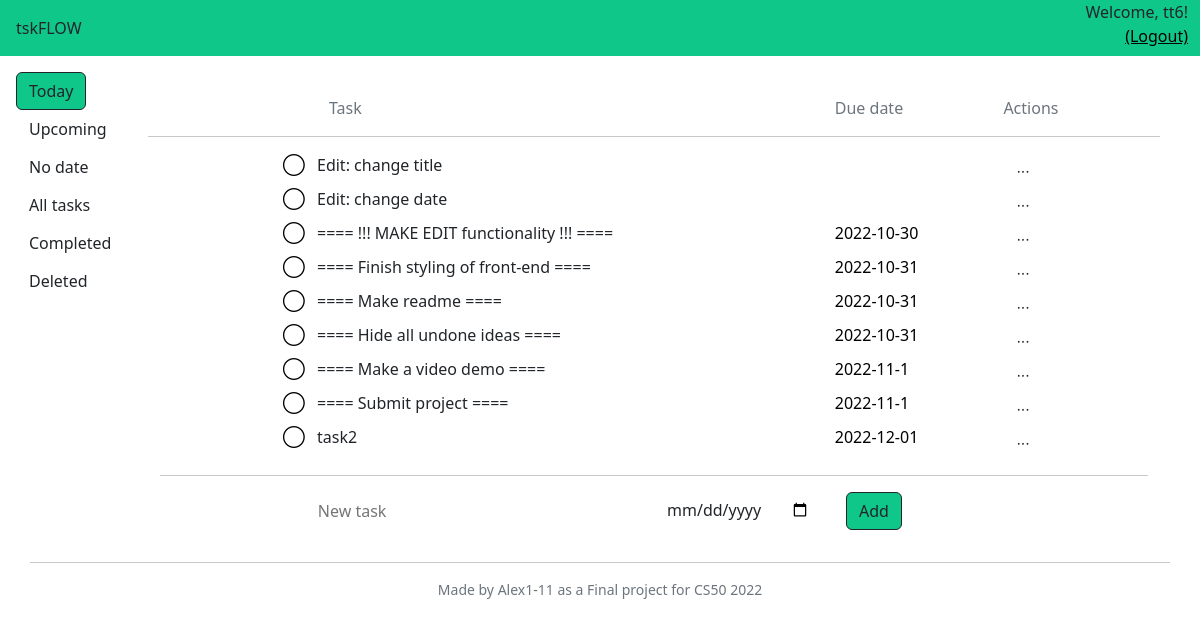
The page / (signed in) on the database its author committed.
### models.py (models this page shows)
class Task(Base):
    __tablename__ = "tasks"
    id = Column(Integer, primary_key=True)
    created = Column(DateTime(), default=func.now())
    user_id = Column(Integer, ForeignKey("users.id"))
    title = Column(String(100), nullable=False)
    status = Column(String, default="active")
    priority = Column(Integer, default=0)
    date = Column(String)
    datetime = Column(String)
    context_id = Column(Integer, ForeignKey("contexts.id"))
    project_id = Column(Integer, ForeignKey("projects.id"))
    note = Column(String)
    parent_id = Column(Integer, ForeignKey("tasks.id"))
    repeat = Column(String)
    tags = relationship(
        "Tag", secondary=task_tags, back_populates="tasks"
    )

### app.py (the view)
@app.route("/", methods=["GET", "POST"])
@login_required
def index():
    if request.method == "POST":
        if request.form.get("task_new"):
            newdate = request.form.get('taskadd_date')
            newdate = None if (newdate == '') else newdate
            print('>>>', newdate)
            newstatus = None
            match request.form.get('view'):
                case 'today':
                    newdate = newdate if (newdate is not None) else date.today()
                case 'upcoming':
                    newdate = newdate if (newdate is not None) else date.today()
                case 'completed':
                    newstatus = 'done'
                case 'deleted':
                    newstatus = 'active_bin'
            with DbSession.begin() as db:
                task_new = Task(
                    title=request.form.get("task_new").strip(),
                    user_id=session["user_id"],
                    date=newdate,
                    status=newstatus,
                )
                db.add(task_new)
                db.flush()
                return render_template("task.html", task=task_new)
        if request.form.get("task_mark"):
            with DbSession.begin() as db:
                task = db.execute(
                    select(Task)
                    .where(Task.id == request.form["task_mark"])
                ).scalars().first()
                if task.status == "done":
                    db.execute(
                        update(Task)
                        .where(Task.id == task.id)
                        .values(status="active")
                    )
                elif task.status == "active":
                    db.execute(
                        update(Task)
                        .where(Task.id == task.id)
                        .values(status="done")
                    )
                return render_template("task.html", task=task)
        if request.form.get("task_delete"):
            with DbSession.begin() as db:
                task = db.execute(
                    select(Task)
                    .where(Task.id == request.form["task_delete"])
                ).scalars().first()
                if task.status.endswith('_bin'):
                    string_status = task.status.replace('_bin', '')
                    db.execute(
                        update(Task)
                        .where(Task.id == task.id)
                        .values(status=string_status)
                        .execution_options(synchronize_session='fetch')
                    )
                elif not(task.status.endswith('_bin')):
                    db.execute(
                        update(Task)
                        .where(Task.id == request.form["task_delete"])
                        .values(status=Task.status + "_bin")
                        .execution_options(synchronize_session='fetch')
                    )
                else:
                    return None
                db.flush()
                task = db.execute(
                    select(Task)
                    .where(Task.id == request.form["task_delete"])
                ).scalars().first()
                return render_template("task.html", task=task)
        if request.form.get("bin_empty"):
            with DbSession.begin() as db:
                db.execute(
                    delete(Task)
                    .where(
                        Task.user_id == session["user_id"],
                        Task.status.endswith('_bin', autoescape=True)
                    )
                    .execution_options(synchronize_session=False)
                )
            return redirect("/")
        return None
    else:
        with DbSession.begin() as db:
            today = date.today()
            view = "today"
            tasks = db.execute(
                select(Task)
                .where(
                    Task.user_id == session["user_id"],
                    Task.date <= today,
                    Task.status == 'active'
                )
                .order_by(Task.date)
            ).scalars().all()
            if tasks:
                return render_template("index.html", tasks=tasks, view=view)
            else:
                return render_template("index.html", view=view)

### app.py (called while the page is built)
@app.after_request
def after_request(response):
    response.headers["Cache-Control"] = "no-cache, no-store, must-revalidate"
    response.headers["Expires"] = 0
    response.headers["Pragma"] = "no-cache"
    return response

def login_required(f):
    @wraps(f)
    def decorated_function(*args, **kwargs):
        if session.get("user_id") is None:
            return redirect("/login")
        return f(*args, **kwargs)
    return decorated_function

### templates/index.html (shortened to what this page needs)
{% extends "layout.html" %}
{% block main %}
    <div class="container-fluid">
        <div id="tasklist">
            {% include "tasklist.html" %}
        </div>
        <div id="task_add_new" class="container-fluid container-sm">
            <form class="{{ view }}" id="form_task_add_new">
                <hr>
                <div class="row row-cols-2 justify-content-sm-center" style="border:1px;">
                    <div class="col-12 col-sm-4">
                        <input class="form-control-plaintext" autocomplete="off" id="task_new" name="task_new" placeholder="New task" type="text" required>
                    </div>
                    <div class="col-6 col-sm-auto">
                        <input class="form-control" style="border:0px;" autocomplete="off" id="taskadd_date" name="taskadd_date" placeholder="date" type="date" value="">
                    </div>
                    <div class="col-1 col-sm-2">
                        <button type="submit" class="btn active">Add</button>
                    </div>
                </div>
            </form>
        </div>
    </div>
{% endblock %}

### templates/layout.html (shortened to what this page needs)
<!DOCTYPE html>
<html lang="en">
    <head>
        <link href="https://cdn.jsdelivr.net/npm/bootstrap@5.2.2/dist/css/bootstrap.min.css" rel="stylesheet">
        <link href="/static/styles.css" rel="stylesheet">
    </head>
    <body>
        <div class="container-fluid g-0">
        <nav class="container-fluid bg-my">
            <div class="row row-cols-2 justify-content-between">
                <div class="col-auto m-2 p-2">
                    <a class="navbar-brand" href="/">tskFLOW</a>
                </div>
                <div class="col-auto">
                    <ul class="nav text-end">
                        {% if session["user_id"] %}
                            <li class="nav-item">
                                <span>Welcome, {{session["user_name"]}}!</span>
                                <br>
                                <a href="/logout">(Logout)</a>
                            </li>
                        {% endif %}
                    </ul>
                </div>
            </div>
        </nav>
        <div class="d-flex align-items-start p-3">
            <ul class="nav flex-column" id="viewlist">
                <li class="nav-item">
                    <button class="btn active" type="button" name="view" value="today">Today</a>
                </li>
                <li class="nav-item">
                    <button class="btn" type="button" name="view" value="upcoming">Upcoming</a>
                </li>
                <li class="nav-item">
                    <button class="btn" type="button" name="view" value="nodate">No date</a>
                </li>
                <li class="nav-item">
                    <button class="btn" type="button" name="view" value="all">All tasks</a>
                </li>
                <li class="nav-item">
                    <button class="btn" type="button" name="view" value="completed">Completed</a>
                </li>
                <li class="nav-item">
                    <button class="btn" type="button" name="view" value="deleted">Deleted</a>
                </li>
            </ul>
            <div class="container" id="tasks">
                {% block main %}{% endblock %}
            </div>
        </div>
        <footer class="footer mt-100 ">
            <div class="container mt-20 py-3 mx-auto">
                <div class="row">
                    <hr class="muted">
                    <span class='small text-center text-muted'>Made by <a class="text-decoration-none text-muted" href="https://github.com/alex1-11">Alex1-11</a> as a Final project for CS50 2022</span>
                </div>
            </div>
        </footer>
        </div>
    </body>
</html>

### templates/tasklist.html (shortened to what this page needs)
<div class="tab-content">
    <div class="container-fluid container-sm">
        <div class="row row-cols-4 justify-content-between justify-content-sm-center text-start text-muted">
            <div class="col-sm-1"></div>
            <div class="col-12 col-sm-10 col-md-6">Task</div>
            <div class="col-8 col-sm-2">Due date</div>
            <div class="col-1">Actions</div>
        </div>
    </div>
    <hr>
    {% for task in tasks %}
        {% include "task.html" %}
    {% endfor %}
</div>

### templates/task.html (shortened to what this page needs)
<div class="task_div task_{{ task.status }} container-fluid container-sm text-start" id="task_id_{{ task.id }}">
    <form class="row row-cols-4 justify-content-between justify-content-sm-center task_form">
        <div class="col-sm-1 text-end">
        </div>
        <div class="col-12 col-sm-10 col-md-6 g-sm-0 text-start task_title_text">
            <span class="align-bottom">{{ task.title|e }} </span></div>
        <div class="col-8 col-sm-2 text-start">
        </div>
        <div class="col-1 text-start dropdown">
            <button type="button" class="btn edit_menu_show py-1" title="Edit task" data-bs-toggle="dropdown" aria-expanded="false">
                <span class="align-top">∙∙∙</span>
            </button>
        </div>
    </form>
</div>

### static/styles.css (style rules this page uses)
.bg-my { background-color: #10c78a; }
button.active.btn { background-color: #10c78a; }
a { color: black; }
.task_title_text, .task_date { overflow-wrap: break-word; }

### rows shown on the page
Task: title "Edit: change title"
Task: title "Edit: change date"
Task: title "==== !!! MAKE EDIT functionality !!! ===="
Task: title "==== Finish styling of front-end ===="
Task: title "==== Make readme ===="
Task: title "==== Hide all undone ideas ===="
Task: title "==== Make a video demo ===="
Task: title "==== Submit project ===="
Task: title "task2"

### other values the page prints
{{ session["user_name"] }} "tt6"
